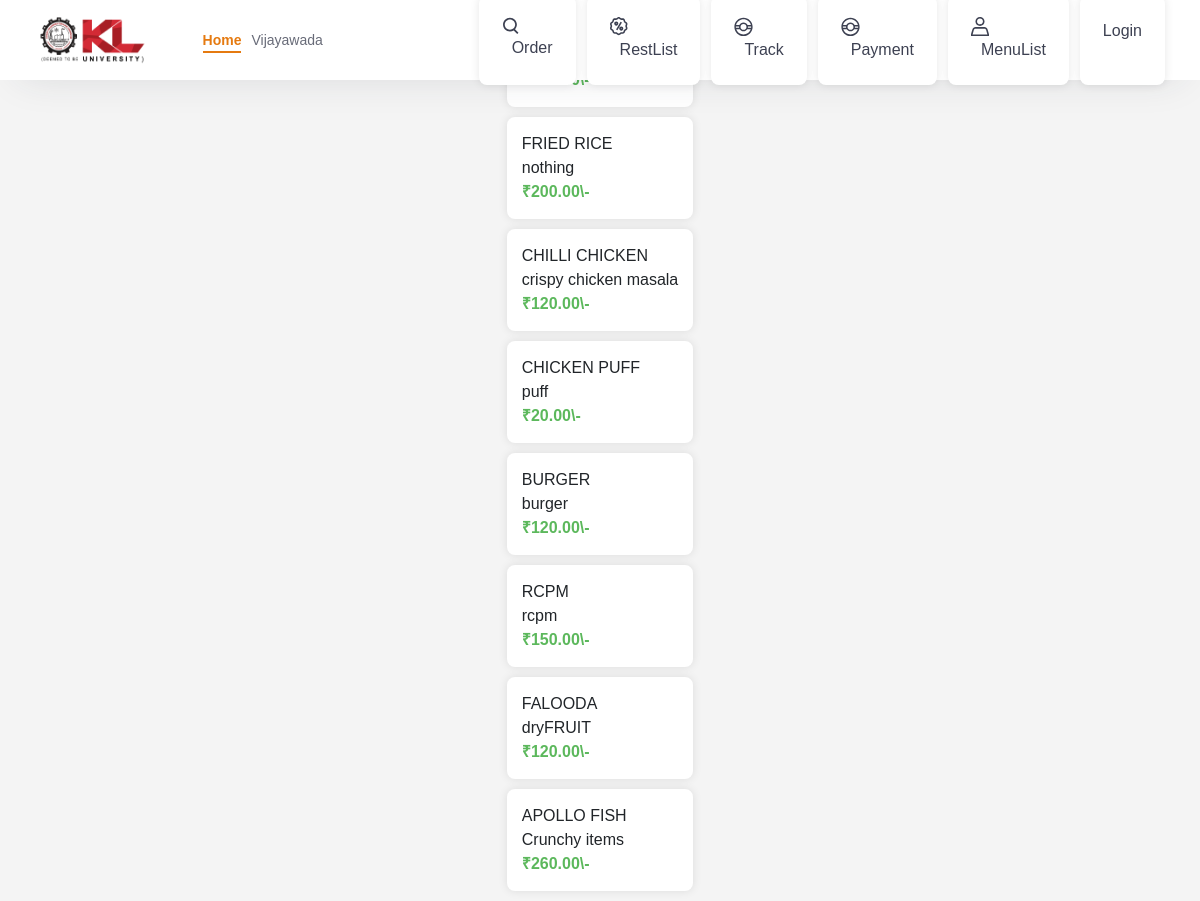
The page /Restaurant/menu-items/ on the database its author committed.
### Project/models.py (models this page shows, shortened)
class MenuItem(models.Model):
    restaurant = models.ForeignKey(Restaurant, on_delete=models.CASCADE)
    name = models.CharField(max_length=100)
    description = models.TextField()
    price = models.DecimalField(max_digits=5, decimal_places=2)

### Restaurant/views.py (the view)
# urls.py: path('menu-items/', views.menu_item_list, name='menu_item_list'),  # Ensure this line is present
def menu_item_list(request):
    menu_items = MenuItem.objects.all()
    return render(request, 'Restaurant/menu_item_list1.html', {'menu_items': menu_items})

### templates/Restaurant/menu_item_list1.html (shortened to what this page needs)
{% extends 'Navbar/customernavbar.html' %}
     {% block body %}
</head>
<body>
    <ul>
        {% for menu_item in menu_items %}
            <li>
                <span>{{ menu_item.name }}</span>
                <span>{{ menu_item.description }}</span>
                <span class="price">₹{{ menu_item.price }}\-</span>
            </li>
        {% endfor %}
    </ul>
    {% endblock %}

### static/css/style.css (style rules this page uses)
* { margin: 0; padding: 0; font-family: 'Mulish', sans-serif; }

### templates/Restaurant/menu_item_list1.html (style rules this page uses)
body { font-family: Arial, sans-serif; background-color: #f4f4f4; margin: 0; padding: 0; display: flex; justify-content: center; align-items: center; height: 100vh; }
ul { list-style-type: none; padding: 0; }
li { background: #fff; margin: 10px 0; padding: 15px; border-radius: 8px; box-shadow: 0 0 10px rgba(0, 0, 0, 0.1); }
li span { display: block; }
li span.price { color: #5cb85c; font-weight: bold; }

### rows shown on the page
MenuItem: name "FRIED RICE", description "nothing", price "200.00"
MenuItem: name "CHILLI CHICKEN", description "crispy chicken masala", price "120.00"
MenuItem: name "CHICKEN PUFF", description "puff", price "20.00"
MenuItem: name "BURGER", description "burger", price "120.00"
MenuItem: name "RCPM", description "rcpm", price "150.00"
MenuItem: name "FALOODA", description "dryFRUIT", price "120.00"
MenuItem: name "APOLLO FISH", description "Crunchy items", price "260.00"
